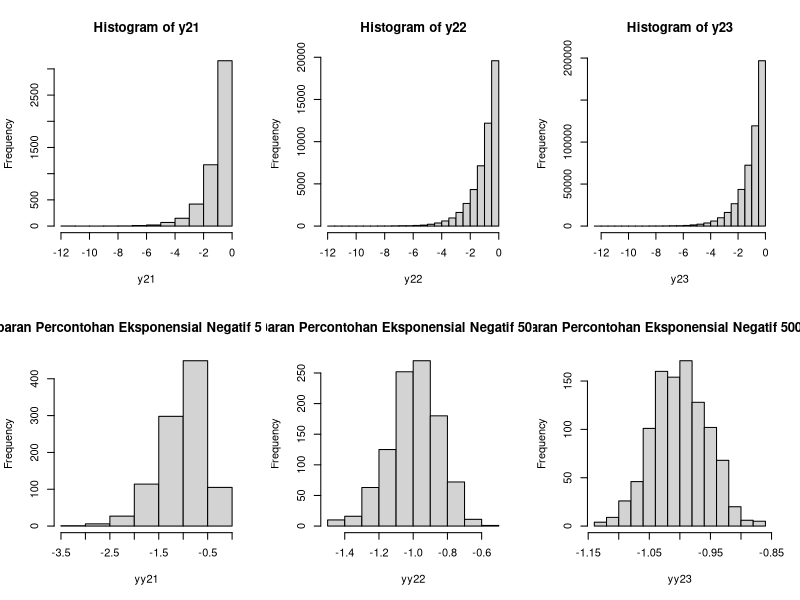
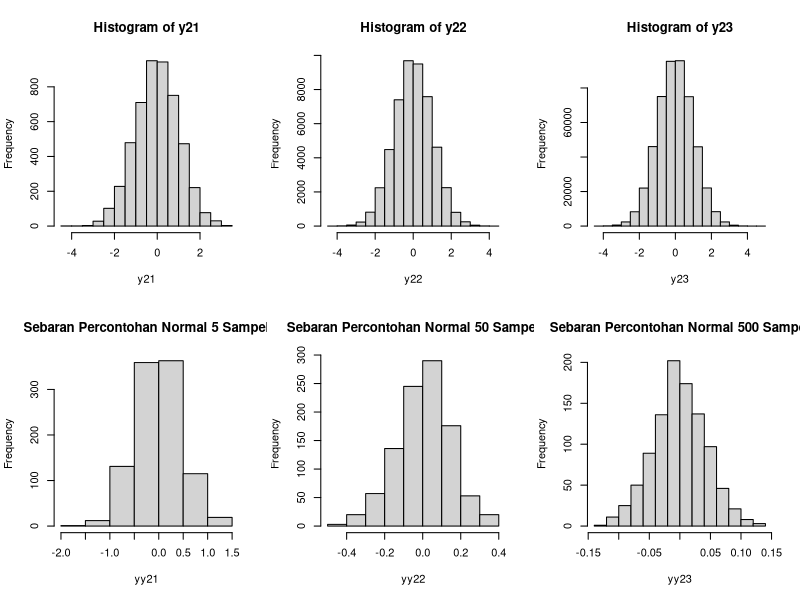
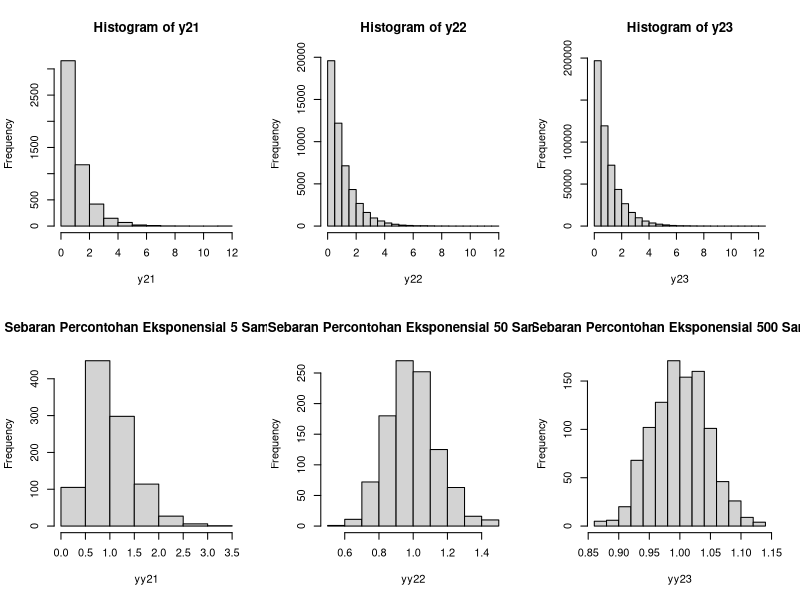
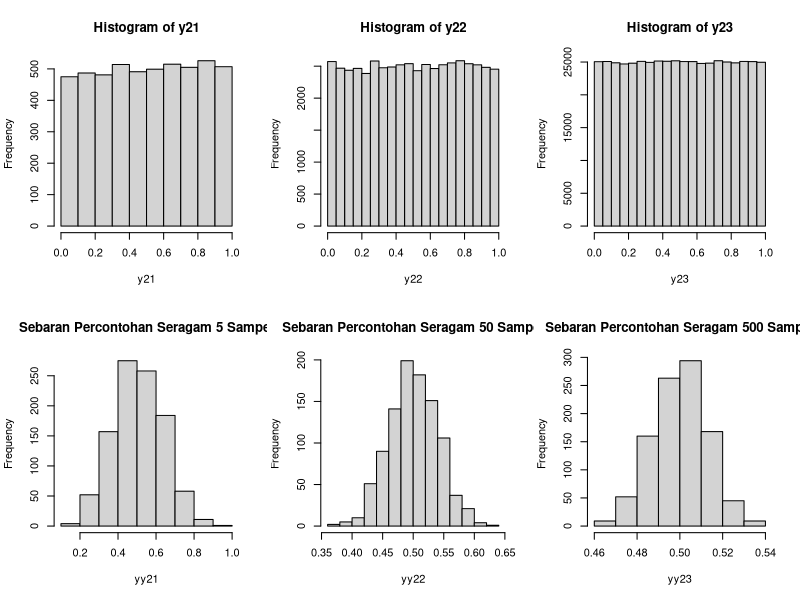

The R script that drew these images, in order:
## ---- chunk 1
k<-1000 # ulangan
n<-5 #banyak sampel
par(mfrow=c(2,3))

set.seed(15)
y21<-matrix(-rexp(n*k),k) #bangkitkan sampel
hist(y21)

n<-50 #banyak sampel
set.seed(15)
y22<-matrix(-rexp(n*k),k) #bangkitkan sampel
hist(y22)

n<-500 #banyak sampel
set.seed(15)
y23<-matrix(-rexp(n*k),k) #bangkitkan sampel
hist(y23)



yy21<-apply(y21,1,mean) #simpan rataan
hist(yy21, main = "Sebaran Percontohan Eksponensial Negatif 5 Sampel")

yy22<-apply(y22,1,mean) #simpan rataan
hist(yy22, main = "Sebaran Percontohan Eksponensial Negatif 50 Sampel")

yy23<-apply(y23,1,mean) #simpan rataan
hist(yy23, main = "Sebaran Percontohan Eksponensial Negatif 500 Sampel")
## ---- chunk 2
k<-1000 # ulangan
n<-5 #banyak sampel
par(mfrow=c(2,3))

set.seed(15)
y21<-matrix(rnorm(n*k),k) #bangkitkan sampel
hist(y21)

n<-50 #banyak sampel
set.seed(15)
y22<-matrix(rnorm(n*k),k) #bangkitkan sampel
hist(y22)

n<-500 #banyak sampel
set.seed(15)
y23<-matrix(rnorm(n*k),k) #bangkitkan sampel
hist(y23)


yy21<-apply(y21,1,mean) #simpan rataan
hist(yy21, main = "Sebaran Percontohan Normal 5 Sampel")

yy22<-apply(y22,1,mean) #simpan rataan
hist(yy22, main = "Sebaran Percontohan Normal 50 Sampel")

yy23<-apply(y23,1,mean) #simpan rataan
hist(yy23, main = "Sebaran Percontohan Normal 500 Sampel")
## ---- chunk 3
k<-1000 # ulangan
n<-5 #banyak sampel
par(mfrow=c(2,3))

set.seed(15)
y21<-matrix(rexp(n*k),k) #bangkitkan sampel
hist(y21)

n<-50 #banyak sampel
set.seed(15)
y22<-matrix(rexp(n*k),k) #bangkitkan sampel
hist(y22)

n<-500 #banyak sampel
set.seed(15)
y23<-matrix(rexp(n*k),k) #bangkitkan sampel
hist(y23)


yy21<-apply(y21,1,mean) #simpan rataan
hist(yy21, main = "Sebaran Percontohan Eksponensial 5 Sampel")

yy22<-apply(y22,1,mean) #simpan rataan
hist(yy22, main = "Sebaran Percontohan Eksponensial 50 Sampel")

yy23<-apply(y23,1,mean) #simpan rataan
hist(yy23, main = "Sebaran Percontohan Eksponensial 500 Sampel")
## ---- chunk 4
k<-1000 # ulangan
n<-5 #banyak sampel
par(mfrow=c(2,3))

set.seed(15)
y21<-matrix(runif(n*k),k) #bangkitkan sampel
hist(y21)

n<-50 #banyak sampel
set.seed(15)
y22<-matrix(runif(n*k),k) #bangkitkan sampel
hist(y22)

n<-500 #banyak sampel
set.seed(15)
y23<-matrix(runif(n*k),k) #bangkitkan sampel
hist(y23)


yy21<-apply(y21,1,mean) #simpan rataan
hist(yy21, main = "Sebaran Percontohan Seragam 5 Sampel")

yy22<-apply(y22,1,mean) #simpan rataan
hist(yy22, main = "Sebaran Percontohan Seragam 50 Sampel")

yy23<-apply(y23,1,mean) #simpan rataan
hist(yy23, main = "Sebaran Percontohan Seragam 500 Sampel")
